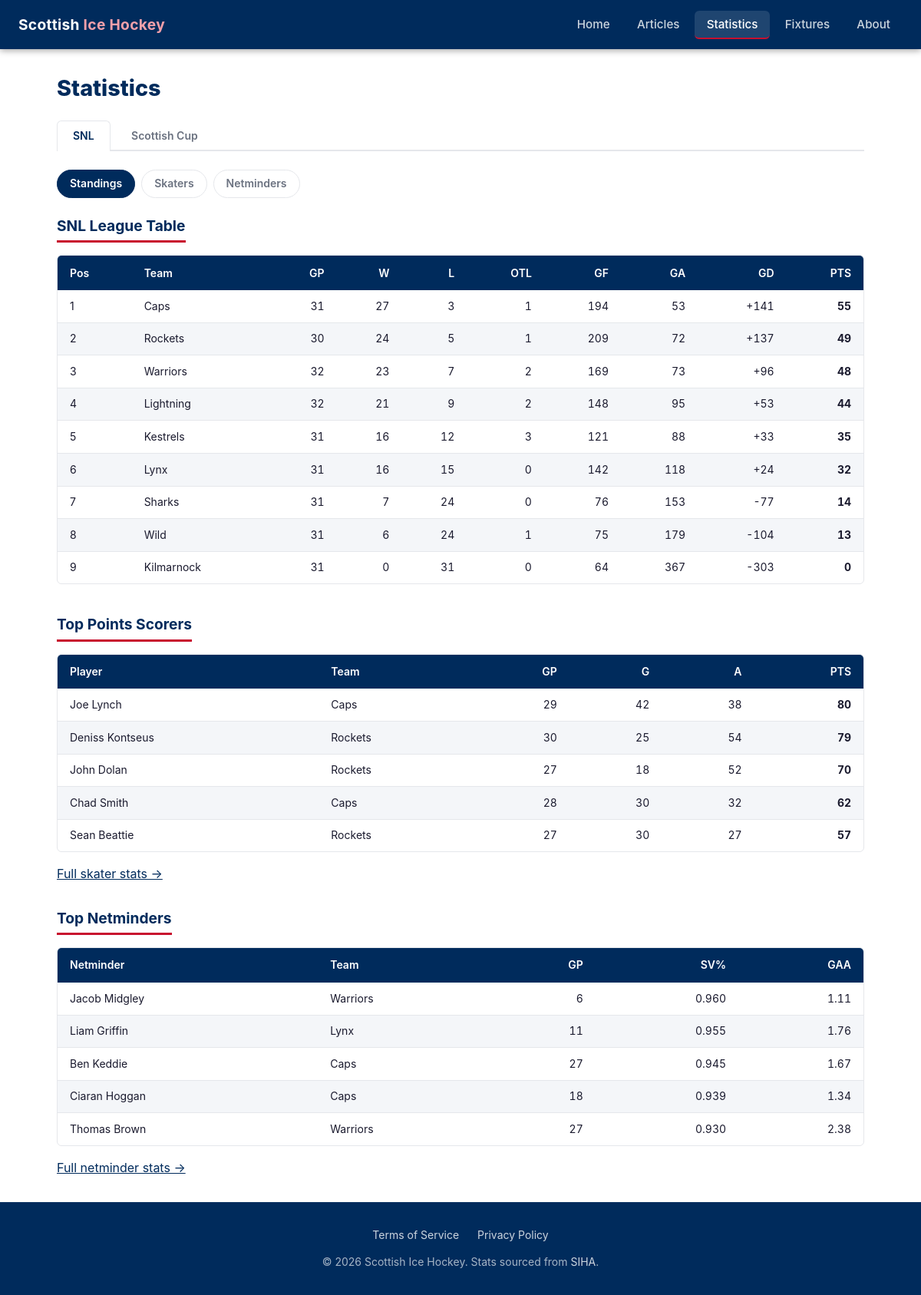
/statistics/, run on an earlier commit of the app's database.
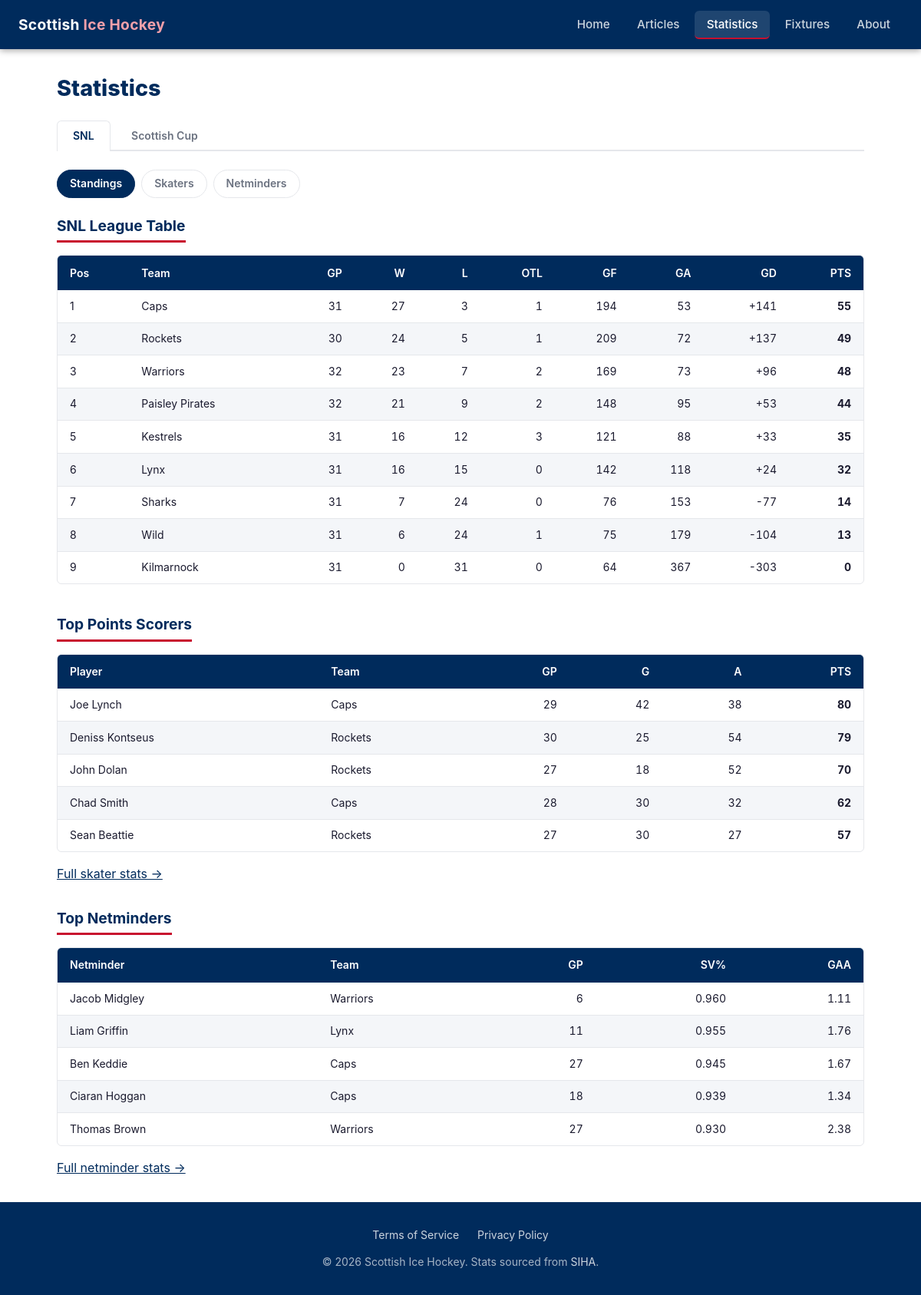
And on a later commit of the database.
### tables this page shows
CREATE TABLE team_season_stats (
            id             INTEGER PRIMARY KEY,
            competition_id INTEGER NOT NULL REFERENCES competitions(id),
            team_id        INTEGER NOT NULL REFERENCES teams(id),
            pos            INTEGER,
            gp             INTEGER,
            wins           INTEGER,
            losses         INTEGER,
            otl            INTEGER,
            gf             INTEGER,
            ga             INTEGER,
            goal_diff      INTEGER,
            pts            INTEGER,
            ppo            INTEGER,
            ppg            INTEGER,
            pp_pct         REAL,
            ppga           INTEGER,
            ppoa           INTEGER,
            pk_pct         REAL,
            shg            INTEGER,
            shga           INTEGER,
            scraped_at     TEXT    NOT NULL,
            UNIQUE (competition_id, team_id)
        );

CREATE TABLE teams (
            id   INTEGER PRIMARY KEY,
            slug TEXT    NOT NULL UNIQUE,
            name TEXT    NOT NULL
        );

### web/app.py (the view)
@app.route("/statistics/")
def statistics():
    comp = request.args.get("comp", "SNL")
    if comp not in COMPETITIONS:
        comp = "SNL"
    standings = db_queries.get_standings(comp) if comp == "SNL" else []
    top_skaters = db_queries.get_skater_stats(comp)[:5]
    top_netminders = db_queries.get_netminder_stats(comp)[:5]
    return render_template(
        "stats.html",
        comp=comp,
        competitions=COMPETITIONS,
        standings=standings,
        top_skaters=top_skaters,
        top_netminders=top_netminders,
    )

### web/app.py (called while the page is built)
@app.context_processor
def inject_globals():
    return {"current_year": date.today().year}

### web/db_queries.py (called while the page is built)
def get_connection():
    conn = sqlite3.connect(DB_PATH)
    conn.row_factory = sqlite3.Row
    conn.execute("PRAGMA journal_mode=WAL")
    conn.execute("PRAGMA foreign_keys=ON")
    return conn

def get_standings(comp_name="SNL"):
    conn = get_connection()
    try:
        rows = conn.execute(
            """
            SELECT t.name, t.slug,
                   s.pos, s.gp, s.wins, s.losses, s.otl,
                   s.gf, s.ga, s.goal_diff, s.pts
            FROM team_season_stats s
            JOIN teams t ON t.id = s.team_id
            JOIN competitions c ON c.id = s.competition_id
            WHERE c.name = ?
            ORDER BY s.pos
            """,
            (comp_name,),
        ).fetchall()
        return [dict(r) for r in rows]
    finally:
        conn.close()

### web/templates/stats.html (shortened to what this page needs)
{% extends "base.html" %}
{% block content %}
<h1 class="page-title">Statistics</h1>
<div class="comp-tabs">
  {% for c in competitions %}
    <a href="{{ url_for('statistics', comp=c) }}"
       class="comp-tab {{ 'active' if c == comp else '' }}">{{ c }}</a>
  {% endfor %}
</div>
<div class="stats-nav">
  <a href="{{ url_for('statistics', comp=comp) }}"
     class="stats-nav-link active">Standings</a>
  <a href="{{ url_for('stats_skaters', comp=comp) }}"
     class="stats-nav-link">Skaters</a>
  <a href="{{ url_for('stats_netminders', comp=comp) }}"
     class="stats-nav-link">Netminders</a>
</div>
{% if comp == "SNL" and standings %}
  <h2 class="section-title">SNL League Table</h2>
  <div class="table-wrapper">
    <table>
      <thead>
        <tr>
          <th>Pos</th>
          <th>Team</th>
          <th class="num">GP</th>
          <th class="num">W</th>
          <th class="num">L</th>
          <th class="num">OTL</th>
          <th class="num">GF</th>
          <th class="num">GA</th>
          <th class="num">GD</th>
          <th class="num">PTS</th>
        </tr>
      </thead>
      <tbody>
        {% for t in standings %}
          <tr>
            <td>{{ t.pos }}</td>
            <td>{{ t.name }}</td>
            <td class="num">{{ t.gp }}</td>
            <td class="num">{{ t.wins }}</td>
            <td class="num">{{ t.losses }}</td>
            <td class="num">{{ t.otl if t.otl is not none else '–' }}</td>
            <td class="num">{{ t.gf }}</td>
            <td class="num">{{ t.ga }}</td>
            <td class="num">{{ '+' ~ t.goal_diff if t.goal_diff > 0 else t.goal_diff }}</td>
            <td class="num"><strong>{{ t.pts }}</strong></td>
          </tr>
        {% endfor %}
      </tbody>
    </table>
  </div>
{% elif comp != "SNL" %}
  <p class="no-data">No standings available for the {{ comp }}. See skater and netminder stats below.</p>
{% else %}
  <p class="no-data">No standings data available.</p>
{% endif %}
{% if top_skaters %}
  <h2 class="section-title mt-2">Top Points Scorers</h2>
  <div class="table-wrapper">
    <table>
      <thead>
        <tr>
          <th>Player</th>
          <th>Team</th>
          <th class="num">GP</th>
          <th class="num">G</th>
          <th class="num">A</th>
          <th class="num">PTS</th>
        </tr>
      </thead>
      <tbody>
        {% for s in top_skaters %}
          <tr>
            <td>{{ s.player_name }}</td>
            <td>{{ s.team_name }}</td>
            <td class="num">{{ s.gp }}</td>
            <td class="num">{{ s.goals }}</td>
            <td class="num">{{ s.assists }}</td>
            <td class="num"><strong>{{ s.total_points }}</strong></td>
          </tr>
        {% endfor %}
      </tbody>
    </table>
  </div>
  <p class="mt-1"><a href="{{ url_for('stats_skaters', comp=comp) }}">Full skater stats →</a></p>
{% endif %}
{% if top_netminders %}
  <h2 class="section-title mt-2">Top Netminders</h2>
  <div class="table-wrapper">
    <table>
      <thead>
        <tr>
          <th>Netminder</th>
          <th>Team</th>
          <th class="num">GP</th>
          <th class="num">SV%</th>
          <th class="num">GAA</th>
        </tr>
      </thead>
      <tbody>
        {% for n in top_netminders %}
          <tr>
            <td>{{ n.player_name }}</td>
            <td>{{ n.team_name }}</td>
            <td class="num">{{ n.gp }}</td>
            <td class="num">{{ '%.3f'|format(n.save_pct) if n.save_pct is not none else '–' }}</td>
            <td class="num">{{ '%.2f'|format(n.gaa) if n.gaa is not none else '–' }}</td>
          </tr>
        {% endfor %}
      </tbody>
    </table>
  </div>
  <p class="mt-1"><a href="{{ url_for('stats_netminders', comp=comp) }}">Full netminder stats →</a></p>
{% endif %}
{% endblock %}

What changed in the data, as far as the page shows it:
changed through a linked row, team_season_stats: name "Lightning" → "Paisley Pirates"
